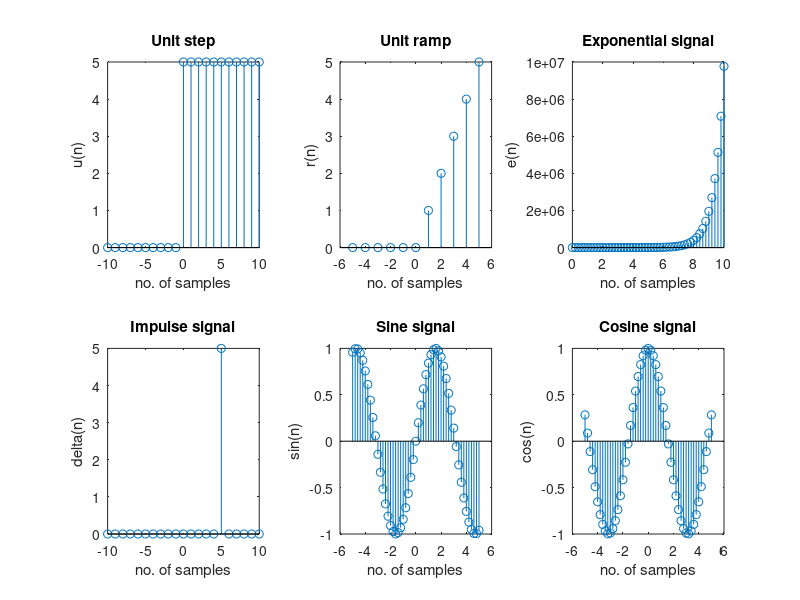

Reproduce this figure in MATLAB.
% Plot graph of standard functions
% 1. Unit step
% X axis
x = -10:10;
% input lower step
low = 0;
high = input('Enter upper step: ');
% Y axis
y = low.*(x <0) + high.*(x>=0);
% screen divided into 3x2 quads, this plot is on 1st quad
subplot(2,3,1);
stem(x,y);
xlabel('no. of samples');
ylabel('u(n)');
title('Unit step');

% 2. Unit ramp
% input range
n = input('Enter x range: ');
% X axis
x = -n:n;
% Y axis
y = x.*(x >= 0) + 0.*(x < 0);
subplot(2,3,2);
stem(x,y)
xlabel('no. of samples');
ylabel('r(n)');
title('Unit ramp');

% 3. Impulse
% input range
k = input('Enter k value: ');
% X axis
x = -10:10;
% Y axis
y = k.*(x==k);
subplot(2,3,4);
stem(x,y)
xlabel('no. of samples');
ylabel('delta(n)');
title('Impulse signal');

% 4. Exponential signal
% input range
a = input('Enter base (a): ');
% X axis
steps = 0.2;
x = 0:steps:10;
% Y axis
y = a.^x;
subplot(2,3,3);
stem(x,y)
xlabel('no. of samples');
ylabel('e(n)');
title('Exponential signal');

% 5. Sine signal
% input range
n = input('Enter input range: ');
% X axis
steps = 0.2;
x = -n:steps:n;
% Y axis
y = sin(x);
subplot(2,3,5);
stem(x,y)
xlabel('no. of samples');
ylabel('sin(n)');
title('Sine signal');

% 6. Cosine signal
% input range
n = input('Enter input range: ');
% X axis
steps = 0.2;
x = -n:steps:n;
% Y axis
y = cos(x);
subplot(2,3,6);
stem(x,y)
xlabel('no. of samples');
ylabel('cos(n)');
title('Cosine signal');
